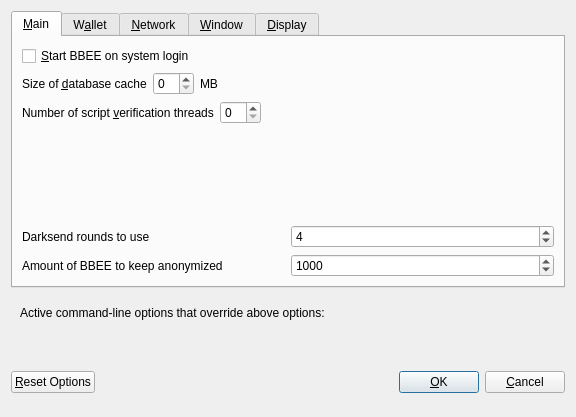
<?xml version="1.0" encoding="UTF-8"?>
<ui version="4.0">
 <class>OptionsDialog</class>
 <widget class="QDialog" name="OptionsDialog">
  <property name="geometry">
   <rect>
    <x>0</x>
    <y>0</y>
    <width>576</width>
    <height>417</height>
   </rect>
  </property>
  <property name="windowTitle">
   <string>Options</string>
  </property>
  <property name="modal">
   <bool>true</bool>
  </property>
  <layout class="QVBoxLayout" name="verticalLayout">
   <item>
    <widget class="QTabWidget" name="tabWidget">
     <property name="currentIndex">
      <number>0</number>
     </property>
     <widget class="QWidget" name="tabMain">
      <attribute name="title">
       <string>&amp;Main</string>
      </attribute>
      <layout class="QVBoxLayout" name="verticalLayout_Main">
       <item>
        <widget class="QCheckBox" name="bitcoinAtStartup">
         <property name="toolTip">
          <string>Automatically start BBEE after logging in to the system.</string>
         </property>
         <property name="text">
          <string>&amp;Start BBEE on system login</string>
         </property>
        </widget>
       </item>
       <item>
        <layout class="QHBoxLayout" name="horizontalLayout_2_Main">
         <item>
          <widget class="QLabel" name="databaseCacheLabel">
           <property name="text">
            <string>Size of &amp;database cache</string>
           </property>
           <property name="textFormat">
            <enum>Qt::PlainText</enum>
           </property>
           <property name="buddy">
            <cstring>databaseCache</cstring>
           </property>
          </widget>
         </item>
         <item>
          <widget class="QSpinBox" name="databaseCache"/>
         </item>
         <item>
          <widget class="QLabel" name="databaseCacheUnitLabel">
           <property name="text">
            <string>MB</string>
           </property>
           <property name="textFormat">
            <enum>Qt::PlainText</enum>
           </property>
          </widget>
         </item>
         <item>
          <spacer name="horizontalSpacer_2_Main">
           <property name="orientation">
            <enum>Qt::Horizontal</enum>
           </property>
           <property name="sizeHint" stdset="0">
            <size>
             <width>40</width>
             <height>20</height>
            </size>
           </property>
          </spacer>
         </item>
        </layout>
       </item>
       <item>
        <layout class="QHBoxLayout" name="horizontalLayout_3_Main">
         <item>
          <widget class="QLabel" name="threadsScriptVerifLabel">
           <property name="text">
            <string>Number of script &amp;verification threads</string>
           </property>
           <property name="textFormat">
            <enum>Qt::PlainText</enum>
           </property>
           <property name="buddy">
            <cstring>threadsScriptVerif</cstring>
           </property>
          </widget>
         </item>
         <item>
          <widget class="QSpinBox" name="threadsScriptVerif">
           <property name="toolTip">
            <string>(0 = auto, &lt;0 = leave that many cores free)</string>
           </property>
          </widget>
         </item>
         <item>
          <spacer name="horizontalSpacer_3_Main">
           <property name="orientation">
            <enum>Qt::Horizontal</enum>
           </property>
           <property name="sizeHint" stdset="0">
            <size>
             <width>40</width>
             <height>20</height>
            </size>
           </property>
          </spacer>
         </item>
        </layout>
       </item>
       <item>
        <spacer name="verticalSpacer_Main">
         <property name="orientation">
          <enum>Qt::Vertical</enum>
         </property>
         <property name="sizeHint" stdset="0">
          <size>
           <width>20</width>
           <height>40</height>
          </size>
         </property>
        </spacer>
       </item>
       <item>
        <layout class="QHBoxLayout" name="horizontalLayout_4_Main">
         <item>
          <widget class="QLabel" name="label">
           <property name="toolTip">
            <string>This setting determines the amount of individual masternodes that an input will be anonymized through.&lt;br/&gt;More rounds of anonymization gives a higher degree of privacy, but also costs more in fees.</string>
           </property>
           <property name="text">
            <string>Darksend rounds to use</string>
           </property>
          </widget>
         </item>
         <item>
          <widget class="QSpinBox" name="DarksendRounds">
           <property name="minimum">
            <number>2</number>
           </property>
           <property name="maximum">
            <number>8</number>
           </property>
           <property name="value">
            <number>4</number>
           </property>
          </widget>
         </item>
        </layout>
       </item>
       <item>
        <layout class="QHBoxLayout" name="horizontalLayout">
         <item>
          <widget class="QLabel" name="label_2">
           <property name="toolTip">
            <string>This amount acts as a threshold to turn off Darksend once it's reached.</string>
           </property>
           <property name="statusTip">
            <string notr="true"/>
           </property>
           <property name="whatsThis">
            <string notr="true"/>
           </property>
           <property name="accessibleName">
            <string notr="true"/>
           </property>
           <property name="accessibleDescription">
            <string notr="true"/>
           </property>
           <property name="text">
            <string>Amount of BBEE to keep anonymized</string>
           </property>
          </widget>
         </item>
         <item>
          <widget class="QSpinBox" name="anonymizeBBEE">
           <property name="minimum">
            <number>100</number>
           </property>
           <property name="maximum">
            <number>100000</number>
           </property>
           <property name="singleStep">
            <number>100</number>
           </property>
           <property name="value">
            <number>1000</number>
           </property>
          </widget>
         </item>
        </layout>
       </item>
      </layout>
     </widget>
     <widget class="QWidget" name="tabWallet">
      <attribute name="title">
       <string>W&amp;allet</string>
      </attribute>
      <layout class="QVBoxLayout" name="verticalLayout_Wallet">
       <item>
        <widget class="QGroupBox" name="groupBox">
         <property name="title">
          <string>Expert</string>
         </property>
         <layout class="QVBoxLayout" name="verticalLayout_2">
          <item>
           <widget class="QCheckBox" name="coinControlFeatures">
            <property name="toolTip">
             <string>Whether to show coin control features or not.</string>
            </property>
            <property name="text">
             <string>Enable coin &amp;control features</string>
            </property>
           </widget>
          </item>
          <item>
           <widget class="QCheckBox" name="showMasternodesTab">
            <property name="toolTip">
             <string>Show additional tab listing all your masternodes in first sub-tab&lt;br/&gt;and all masternodes on the network in second sub-tab.</string>
            </property>
            <property name="text">
             <string>Show Masternodes Tab</string>
            </property>
           </widget>
          </item>
          <item>
           <widget class="QCheckBox" name="spendZeroConfChange">
            <property name="toolTip">
             <string>If you disable the spending of unconfirmed change, the change from a transaction&lt;br/&gt;cannot be used until that transaction has at least one confirmation.&lt;br/&gt;This also affects how your balance is computed.</string>
            </property>
            <property name="text">
             <string>&amp;Spend unconfirmed change</string>
            </property>
           </widget>
          </item>
         </layout>
        </widget>
       </item>
       <item>
        <spacer name="verticalSpacer_Wallet">
         <property name="orientation">
          <enum>Qt::Vertical</enum>
         </property>
         <property name="sizeHint" stdset="0">
          <size>
           <width>20</width>
           <height>40</height>
          </size>
         </property>
        </spacer>
       </item>
      </layout>
     </widget>
     <widget class="QWidget" name="tabNetwork">
      <attribute name="title">
       <string>&amp;Network</string>
      </attribute>
      <layout class="QVBoxLayout" name="verticalLayout_Network">
       <item>
        <widget class="QCheckBox" name="mapPortUpnp">
         <property name="toolTip">
          <string>Automatically open the BBEE client port on the router. This only works when your router supports UPnP and it is enabled.</string>
         </property>
         <property name="text">
          <string>Map port using &amp;UPnP</string>
         </property>
        </widget>
       </item>
       <item>
        <widget class="QCheckBox" name="allowIncoming">
         <property name="toolTip">
          <string>Accept connections from outside</string>
         </property>
         <property name="text">
          <string>Allow incoming connections</string>
         </property>
        </widget>
       </item>
       <item>
        <widget class="QCheckBox" name="connectSocks">
         <property name="toolTip">
          <string>Connect to the BBEE network through a SOCKS5 proxy.</string>
         </property>
         <property name="text">
          <string>&amp;Connect through SOCKS5 proxy (default proxy):</string>
         </property>
        </widget>
       </item>
       <item>
        <layout class="QHBoxLayout" name="horizontalLayout_1_Network">
         <item>
          <widget class="QLabel" name="proxyIpLabel">
           <property name="text">
            <string>Proxy &amp;IP:</string>
           </property>
           <property name="textFormat">
            <enum>Qt::PlainText</enum>
           </property>
           <property name="buddy">
            <cstring>proxyIp</cstring>
           </property>
          </widget>
         </item>
         <item>
          <widget class="QValidatedLineEdit" name="proxyIp">
           <property name="minimumSize">
            <size>
             <width>140</width>
             <height>0</height>
            </size>
           </property>
           <property name="maximumSize">
            <size>
             <width>140</width>
             <height>16777215</height>
            </size>
           </property>
           <property name="toolTip">
            <string>IP address of the proxy (e.g. IPv4: 127.0.0.1 / IPv6: ::1)</string>
           </property>
          </widget>
         </item>
         <item>
          <widget class="QLabel" name="proxyPortLabel">
           <property name="text">
            <string>&amp;Port:</string>
           </property>
           <property name="textFormat">
            <enum>Qt::PlainText</enum>
           </property>
           <property name="buddy">
            <cstring>proxyPort</cstring>
           </property>
          </widget>
         </item>
         <item>
          <widget class="QLineEdit" name="proxyPort">
           <property name="minimumSize">
            <size>
             <width>55</width>
             <height>0</height>
            </size>
           </property>
           <property name="maximumSize">
            <size>
             <width>55</width>
             <height>16777215</height>
            </size>
           </property>
           <property name="toolTip">
            <string>Port of the proxy (e.g. 9050)</string>
           </property>
          </widget>
         </item>
         <item>
          <spacer name="horizontalSpacer_1_Network">
           <property name="orientation">
            <enum>Qt::Horizontal</enum>
           </property>
           <property name="sizeHint" stdset="0">
            <size>
             <width>40</width>
             <height>20</height>
            </size>
           </property>
          </spacer>
         </item>
        </layout>
       </item>
       <item>
        <spacer name="verticalSpacer_Network">
         <property name="orientation">
          <enum>Qt::Vertical</enum>
         </property>
         <property name="sizeHint" stdset="0">
          <size>
           <width>20</width>
           <height>40</height>
          </size>
         </property>
        </spacer>
       </item>
      </layout>
     </widget>
     <widget class="QWidget" name="tabWindow">
      <attribute name="title">
       <string>&amp;Window</string>
      </attribute>
      <layout class="QVBoxLayout" name="verticalLayout_Window">
       <item>
        <widget class="QCheckBox" name="minimizeToTray">
         <property name="toolTip">
          <string>Show only a tray icon after minimizing the window.</string>
         </property>
         <property name="text">
          <string>&amp;Minimize to the tray instead of the taskbar</string>
         </property>
        </widget>
       </item>
       <item>
        <widget class="QCheckBox" name="minimizeOnClose">
         <property name="toolTip">
          <string>Minimize instead of exit the application when the window is closed. When this option is enabled, the application will be closed only after selecting Quit in the menu.</string>
         </property>
         <property name="text">
          <string>M&amp;inimize on close</string>
         </property>
        </widget>
       </item>
       <item>
        <spacer name="verticalSpacer_Window">
         <property name="orientation">
          <enum>Qt::Vertical</enum>
         </property>
         <property name="sizeHint" stdset="0">
          <size>
           <width>20</width>
           <height>40</height>
          </size>
         </property>
        </spacer>
       </item>
      </layout>
     </widget>
     <widget class="QWidget" name="tabDisplay">
      <attribute name="title">
       <string>&amp;Display</string>
      </attribute>
      <layout class="QVBoxLayout" name="verticalLayout_Display">
       <item>
        <layout class="QHBoxLayout" name="horizontalLayout_1_Display">
         <item>
          <widget class="QLabel" name="langLabel">
           <property name="text">
            <string>User Interface &amp;language:</string>
           </property>
           <property name="textFormat">
            <enum>Qt::PlainText</enum>
           </property>
           <property name="buddy">
            <cstring>lang</cstring>
           </property>
          </widget>
         </item>
         <item>
          <widget class="QValueComboBox" name="lang">
           <property name="toolTip">
            <string>The user interface language can be set here. This setting will take effect after restarting BBEE.</string>
           </property>
          </widget>
         </item>
        </layout>
       </item>
       <item>
        <widget class="QLabel" name="label_3">
         <property name="toolTip">
          <string notr="true"/>
         </property>
         <property name="statusTip">
          <string notr="true"/>
         </property>
         <property name="whatsThis">
          <string notr="true"/>
         </property>
         <property name="accessibleName">
          <string notr="true"/>
         </property>
         <property name="text">
          <string>Language missing or translation incomplete? Help contributing translations here:
https://www.transifex.com/bbee-project/bbee-project-translations</string>
         </property>
         <property name="wordWrap">
          <bool>true</bool>
         </property>
         <property name="openExternalLinks">
          <bool>true</bool>
         </property>
         <property name="textInteractionFlags">
          <set>Qt::TextBrowserInteraction</set>
         </property>
        </widget>
       </item>
       <item>
        <layout class="QHBoxLayout" name="horizontalLayout_4_Display" stretch="0,0">
         <item>
          <widget class="QLabel" name="themeLabel">
           <property name="text">
            <string>User Interface Theme:</string>
           </property>
          </widget>
         </item>
         <item>
          <widget class="QValueComboBox" name="theme"/>
         </item>
        </layout>
       </item>
       <item>
        <widget class="Line" name="line">
         <property name="orientation">
          <enum>Qt::Horizontal</enum>
         </property>
        </widget>
       </item>
       <item>
        <layout class="QHBoxLayout" name="horizontalLayout_2_Display">
         <item>
          <widget class="QLabel" name="unitLabel">
           <property name="text">
            <string>&amp;Unit to show amounts in:</string>
           </property>
           <property name="textFormat">
            <enum>Qt::PlainText</enum>
           </property>
           <property name="buddy">
            <cstring>unit</cstring>
           </property>
          </widget>
         </item>
         <item>
          <widget class="QValueComboBox" name="unit">
           <property name="toolTip">
            <string>Choose the default subdivision unit to show in the interface and when sending coins.</string>
           </property>
          </widget>
         </item>
        </layout>
       </item>
       <item>
        <layout class="QHBoxLayout" name="horizontalLayout_5_Display">
         <item>
          <widget class="QLabel" name="digitsLabel">
           <property name="text">
            <string>Decimal digits</string>
           </property>
          </widget>
         </item>
         <item>
          <widget class="QValueComboBox" name="digits"/>
         </item>
        </layout>
       </item>
       <item>
        <layout class="QHBoxLayout" name="horizontalLayout_3_Display">
         <item>
          <widget class="QLabel" name="thirdPartyTxUrlsLabel">
           <property name="toolTip">
            <string>Third party URLs (e.g. a block explorer) that appear in the transactions tab as context menu items. %s in the URL is replaced by transaction hash. Multiple URLs are separated by vertical bar |.</string>
           </property>
           <property name="text">
            <string>Third party transaction URLs</string>
           </property>
           <property name="buddy">
            <cstring>thirdPartyTxUrls</cstring>
           </property>
          </widget>
         </item>
         <item>
          <widget class="QLineEdit" name="thirdPartyTxUrls">
           <property name="toolTip">
            <string>Third party URLs (e.g. a block explorer) that appear in the transactions tab as context menu items. %s in the URL is replaced by transaction hash. Multiple URLs are separated by vertical bar |.</string>
           </property>
          </widget>
         </item>
        </layout>
       </item>
       <item>
        <spacer name="verticalSpacer">
         <property name="orientation">
          <enum>Qt::Vertical</enum>
         </property>
         <property name="sizeHint" stdset="0">
          <size>
           <width>20</width>
           <height>40</height>
          </size>
         </property>
        </spacer>
       </item>
      </layout>
     </widget>
    </widget>
   </item>
   <item>
    <widget class="QFrame" name="frame">
     <layout class="QVBoxLayout" name="verticalLayout_Bottom">
      <item>
       <layout class="QHBoxLayout" name="horizontalLayout_Bottom">
        <item>
         <widget class="QLabel" name="overriddenByCommandLineInfoLabel">
          <property name="text">
           <string>Active command-line options that override above options:</string>
          </property>
          <property name="textFormat">
           <enum>Qt::PlainText</enum>
          </property>
         </widget>
        </item>
        <item>
         <spacer name="horizontalSpacer_Bottom">
          <property name="orientation">
           <enum>Qt::Horizontal</enum>
          </property>
          <property name="sizeHint" stdset="0">
           <size>
            <width>40</width>
            <height>20</height>
           </size>
          </property>
         </spacer>
        </item>
       </layout>
      </item>
      <item>
       <widget class="QLabel" name="overriddenByCommandLineLabel">
        <property name="text">
         <string/>
        </property>
        <property name="textFormat">
         <enum>Qt::PlainText</enum>
        </property>
        <property name="wordWrap">
         <bool>true</bool>
        </property>
       </widget>
      </item>
     </layout>
    </widget>
   </item>
   <item>
    <layout class="QHBoxLayout" name="horizontalLayout_Buttons">
     <item>
      <widget class="QPushButton" name="resetButton">
       <property name="toolTip">
        <string>Reset all client options to default.</string>
       </property>
       <property name="text">
        <string>&amp;Reset Options</string>
       </property>
       <property name="autoDefault">
        <bool>false</bool>
       </property>
      </widget>
     </item>
     <item>
      <spacer name="horizontalSpacer_1">
       <property name="orientation">
        <enum>Qt::Horizontal</enum>
       </property>
       <property name="sizeHint" stdset="0">
        <size>
         <width>40</width>
         <height>48</height>
        </size>
       </property>
      </spacer>
     </item>
     <item>
      <widget class="QLabel" name="statusLabel">
       <property name="minimumSize">
        <size>
         <width>200</width>
         <height>0</height>
        </size>
       </property>
       <property name="font">
        <font>
         <weight>75</weight>
         <bold>true</bold>
        </font>
       </property>
       <property name="text">
        <string/>
       </property>
       <property name="textFormat">
        <enum>Qt::PlainText</enum>
       </property>
       <property name="wordWrap">
        <bool>true</bool>
       </property>
      </widget>
     </item>
     <item>
      <spacer name="horizontalSpacer_2">
       <property name="orientation">
        <enum>Qt::Horizontal</enum>
       </property>
       <property name="sizeHint" stdset="0">
        <size>
         <width>40</width>
         <height>48</height>
        </size>
       </property>
      </spacer>
     </item>
     <item>
      <widget class="QPushButton" name="okButton">
       <property name="text">
        <string>&amp;OK</string>
       </property>
       <property name="autoDefault">
        <bool>false</bool>
       </property>
       <property name="default">
        <bool>true</bool>
       </property>
      </widget>
     </item>
     <item>
      <widget class="QPushButton" name="cancelButton">
       <property name="text">
        <string>&amp;Cancel</string>
       </property>
       <property name="autoDefault">
        <bool>false</bool>
       </property>
      </widget>
     </item>
    </layout>
   </item>
  </layout>
 </widget>
 <customwidgets>
  <customwidget>
   <class>QValidatedLineEdit</class>
   <extends>QLineEdit</extends>
   <header>qvalidatedlineedit.h</header>
  </customwidget>
  <customwidget>
   <class>QValueComboBox</class>
   <extends>QComboBox</extends>
   <header>qvaluecombobox.h</header>
  </customwidget>
 </customwidgets>
 <resources/>
 <connections/>
</ui>
